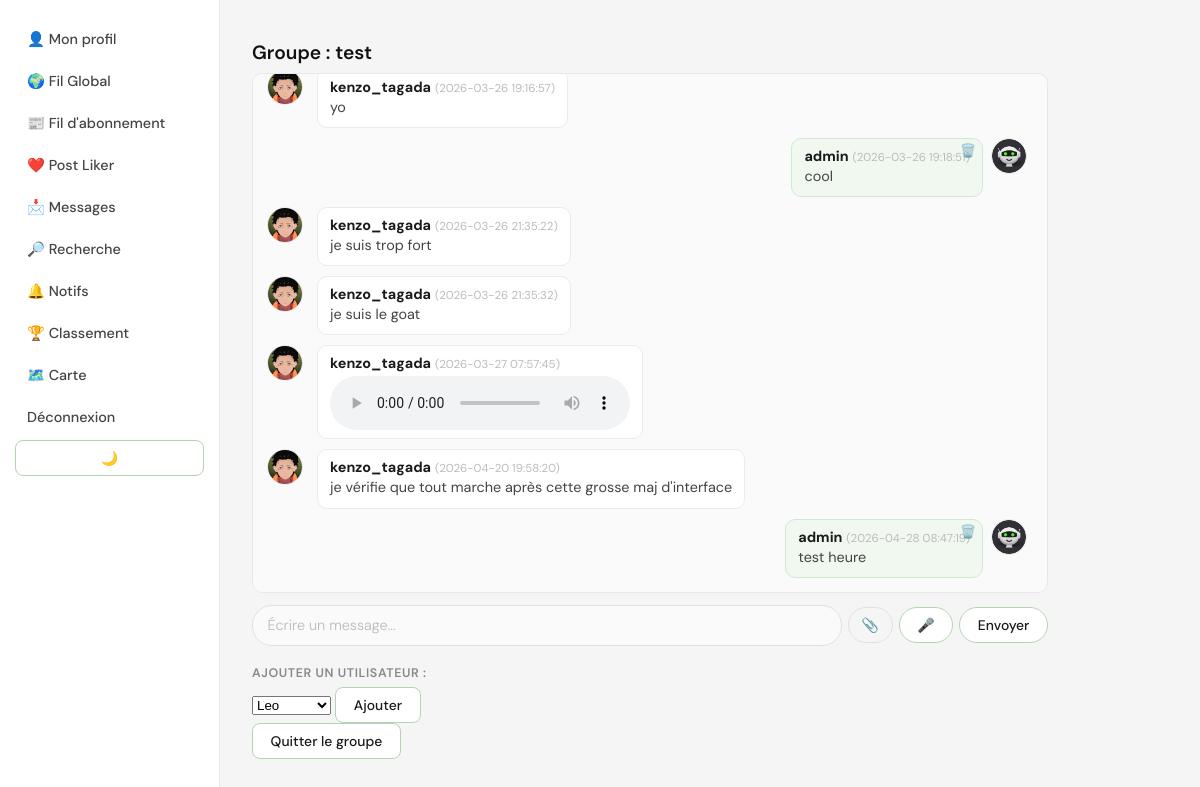
Screenshot of /groupe/3 (signed in) with the database file from the repository.
### tables this page shows
CREATE TABLE groupes (
        id INTEGER PRIMARY KEY AUTOINCREMENT,
        name TEXT NOT NULL
    );

CREATE TABLE group_messages (
        id INTEGER PRIMARY KEY AUTOINCREMENT,
        group_id INTEGER,
        sender_id INTEGER,
        content TEXT,
        created_at TIMESTAMP DEFAULT CURRENT_TIMESTAMP, audio_url TEXT, audio_mime TEXT, media_url TEXT, media_mime TEXT, image_url TEXT,
        FOREIGN KEY(group_id) REFERENCES groupes(id),
        FOREIGN KEY(sender_id) REFERENCES users(id)
    );

CREATE TABLE users (
            id INTEGER PRIMARY KEY AUTOINCREMENT,
            username TEXT NOT NULL,
            email TEXT NOT NULL UNIQUE,
            password TEXT NOT NULL
        , avatar_url TEXT, bio TEXT, created_at TEXT, last_seen TIMESTAMP, last_login_date DATE, streak_days INTEGER DEFAULT 0, latitude REAL, longitude REAL, photo_url TEXT, banner_url TEXT, border_color TEXT DEFAULT '#4CAF50');

### __init__.py (the view, shortened to what this page needs)
@app.route('/groupe/<int:group_id>', methods=['GET', 'POST'], endpoint='groupe_page')
def groupe_page(group_id):
    if 'user_id' not in session:
        return redirect(url_for('connexion'))
    user_id = session['user_id']
    conn = get_db_connection()
    cursor = conn.cursor()
    cursor.execute('SELECT * FROM groupes WHERE id = ?', (group_id,))
    groupe = cursor.fetchone()
    if not groupe:
        cursor.close()
        conn.close()
        return "Groupe introuvable", 404
    cursor.execute('''
        SELECT gm.*, u.username AS sender_name, u.avatar_url AS sender_avatar
        FROM group_messages gm
        JOIN users u ON gm.sender_id = u.id
        WHERE gm.group_id = ?
        ORDER BY gm.created_at ASC
    ''', (group_id,))
    messages = cursor.fetchall()
    cursor.execute('''
        SELECT id, username
        FROM users
        WHERE id != ?
          AND id NOT IN (SELECT user_id FROM groupe_users WHERE group_id = ?)
    ''', (user_id, group_id))
    users_disponibles = cursor.fetchall()
    cursor.close()
    conn.close()
    return render_template(
        'groupe.html',
        groupe=groupe,
        messages=messages,
        users_disponibles=users_disponibles
    )

### __init__.py (called while the page is built)
def to_paris_time(utc_string):
    if not utc_string:
        return ""
    utc = pytz.utc
    paris = pytz.timezone('Europe/Paris')
    dt = datetime.strptime(utc_string, '%Y-%m-%d %H:%M:%S')
    dt = utc.localize(dt)
    paris_dt = dt.astimezone(paris)
    return paris_dt.strftime('%Y-%m-%d %H:%M:%S')

def get_db_connection():
    conn = sqlite3.connect(DB_PATH)
    conn.row_factory = sqlite3.Row
    conn.execute("PRAGMA foreign_keys = ON")
    conn.execute("PRAGMA journal_mode=WAL")
    return conn

### templates/groupe.html (shortened to what this page needs)
<!DOCTYPE html>
<html lang="fr">
<head>
    <link rel="stylesheet" href="{{ url_for('static', filename='groupe.css') }}">
</head>
<body>
<header>
    <nav>
        <a href="{{ url_for('profil') }}">👤 Mon profil</a>
		<a href="{{ url_for('feed_global') }}">🌍 Fil Global</a>
        <a href="{{ url_for('feed_abonnement') }}">📰 Fil d'abonnement</a>
		<a href="{{ url_for('posts_likes') }}">❤️ Post Liker</a>
        <a href="{{ url_for('messagerie') }}">📩 Messages</a>
		<a href="{{ url_for('recherche') }}">🔎 Recherche</a>
        <a href="{{ url_for('notifications') }}">🔔 Notifs</a>
        <a href="{{ url_for('leaderboard') }}">🏆 Classement</a>
        <a href="{{ url_for('carte') }}">🗺️ Carte</a>
        <a href="{{ url_for('deconnexion') }}">Déconnexion</a>
		<button id="themeToggle">🌙</button>
    </nav>
</header>
<main>
<h2>Groupe : {{ groupe.name }}</h2>
<div id="chat-messages">
    {% if messages %}
        {% for msg in messages %}
        <div class="chat-message {% if msg.sender_id == session['user_id'] %}own{% endif %}" data-id="{{ msg.id }}">
            <img src="{{ url_for('static', filename='avatars/' ~ (msg.sender_avatar or 'default.png')) }}"
                 alt="Avatar de {{ msg.sender_name or 'Utilisateur' }}" class="avatar">
            <div class="message-content">
                <strong>{{ msg.sender_name or 'Utilisateur inconnu' }}</strong>
                <small>({{ msg.created_at | paris_time }})</small>
                <br>
                {% if msg.content %}
                    <p>{{ msg.content | e }}</p>
                {% endif %}
                {% if msg.audio_url %}
                    <audio controls preload="metadata">
                        <source src="{{ url_for('serve_audio', filename=msg.audio_url) }}" type="{{ msg.audio_mime }}">
                    </audio>
                {% endif %}
                {% if msg.sender_id == session['user_id'] %}
                    <button class="delete-btn" data-id="{{ msg.id }}">🗑️</button>
                {% endif %}
            </div>
        </div>
        {% endfor %}
    {% else %}
        <p>Aucun message pour l'instant.</p>
    {% endif %}
</div>
<form id="chat-form" method="POST" enctype="multipart/form-data">
    <input type="text" id="chat-input" name="content" placeholder="Écrire un message...">
    <label for="chat-image-input">📎</label>
    <button type="button" id="record-btn">🎤</button>
    <button type="submit" id="send-btn">Envoyer</button>
</form>
<h3>Ajouter un utilisateur :</h3>
<form method="POST" action="{{ url_for('ajouter_utilisateur_groupe', group_id=groupe.id) }}">
    <select name="user_id" required>
        {% for u in users_disponibles %}
        <option value="{{ u.id }}">{{ u.username }}</option>
        {% endfor %}
    </select>
    <button type="submit">Ajouter</button>
</form>
<form method="POST" action="{{ url_for('quitter_groupe', group_id=groupe.id) }}">
    <button type="submit" onclick="return confirm('Voulez-vous vraiment quitter ce groupe ?')">Quitter le groupe</button>
</form>
</main>
</body>
</html>

### static/groupe.css (style rules this page uses)
*, *::before, *::after { box-sizing: border-box; margin: 0; padding: 0; }
body { font-family: 'DM Sans', sans-serif; background-color: #f5f5f5; color: #1a1a1a; display: flex; min-height: 100vh; }
header { background-color: #fff; padding: 20px 15px; border-right: 1px solid #e8e8e8; position: fixed; left: 0; top: 0; height: 100vh; width: 220px; overflow-y: auto; z-index: 100; }
nav { display: flex; flex-direction: column; gap: 4px; }
nav a { color: #444; text-decoration: none; font-weight: 500; font-size: 0.9rem; padding: 10px 12px; border-radius: 8px; transition: background 0.15s, color 0.15s; display: block; }
main { margin-left: 220px; flex: 1; padding: 24px 32px; min-height: 100vh; max-width: 860px; }
h2 { font-size: 1.2rem; font-weight: 600; color: #111; margin: 1rem 0 0.5rem; }
h3 { font-size: 0.78rem; font-weight: 600; text-transform: uppercase; letter-spacing: 0.6px; color: #888; margin: 1.2rem 0 0.4rem; }
p { color: #444; font-size: 0.9rem; line-height: 1.6; }
a { color: #3d7a55; font-weight: 500; text-decoration: none; transition: color 0.2s; }
input[type="text"], input[type="email"], input[type="password"], input[type="search"] { padding: 0.65rem 0.9rem; border: 1.5px solid #e0e0e0; border-radius: 8px; font-family: 'DM Sans', sans-serif; font-size: 0.9rem; color: #1a1a1a; background: #fafafa; outline: none; transition: border-color 0.2s, box-shadow 0.2s; }
input::placeholder { color: #bbb; font-weight: 300; }
button, button[type="submit"] { padding: 0.5rem 1.1rem; background: #fff; color: #1a1a1a; border: 1.5px solid #b4d3b2; border-radius: 8px; font-family: 'DM Sans', sans-serif; font-size: 0.87rem; font-weight: 500; cursor: pointer; transition: background 0.2s, border-color 0.2s; }
.avatar, img.avatar { width: 36px; height: 36px; border-radius: 50%; object-fit: cover; vertical-align: middle; margin-right: 6px; border: 1.5px solid #e8e8e8; }
#chat-messages { border: 1px solid #e8e8e8; padding: 14px; border-radius: 10px; max-width: 100%; max-height: 520px; overflow-y: auto; margin-bottom: 12px; background: #fafafa; display: flex; flex-direction: column; gap: 10px; }
.chat-message { display: flex; align-items: flex-start; gap: 8px; }
.chat-message.own { flex-direction: row-reverse; }
.chat-message .avatar { width: 36px; height: 36px; border-radius: 50%; object-fit: cover; border: 1.5px solid #e8e8e8; flex-shrink: 0; }
.message-content { background: #fff; padding: 8px 12px; border-radius: 10px; max-width: 70%; border: 1px solid #ebebeb; font-size: 0.9rem; word-wrap: break-word; position: relative; }
.chat-message.own .message-content { background: #f0f8f0; border-color: #d0e8cf; }
.message-content small { font-size: 0.72rem; color: #bbb; }
#chat-form { display: flex; gap: 6px; align-items: center; margin-bottom: 14px; }
#chat-form input[type="text"] { flex: 1; border-radius: 20px; }
#chat-form label { padding: 0.5rem 0.8rem; border: 1.5px solid #e0e0e0; border-radius: 20px; cursor: pointer; font-size: 0.88rem; transition: background 0.2s; }
#chat-form button { border-radius: 20px; margin-top: 0; }
audio { max-width: 100%; border-radius: 8px; margin-top: 4px; display: block; }
.delete-btn { background: none; border: none; color: #e05252; cursor: pointer; font-size: 0.8rem; position: absolute; top: 3px; right: 6px; padding: 0; }

### rows the page displays
groupes: name "test"
group_messages: avatar_url (picture), username "kenzo_tagada", created_at|paris_time "2026-03-26 19:16:57", content "yo"
group_messages: avatar_url (picture), username "admin", created_at|paris_time "2026-03-26 19:18:51", content "cool"
group_messages: avatar_url (picture), username "kenzo_tagada", created_at|paris_time "2026-03-26 21:35:22", content "je suis trop fort"
group_messages: avatar_url (picture), username "kenzo_tagada", created_at|paris_time "2026-03-26 21:35:32", content "je suis le goat"
group_messages: avatar_url (picture), username "kenzo_tagada", created_at|paris_time "2026-03-27 07:57:45"
group_messages: avatar_url (picture), username "kenzo_tagada", created_at|paris_time "2026-04-20 19:58:20", content "je vérifie que tout marche après cette grosse maj d'interface"
group_messages: avatar_url (picture), username "admin", created_at|paris_time "2026-04-28 08:47:19", content "test heure"

### other values shown
form field user_id "Leo"
